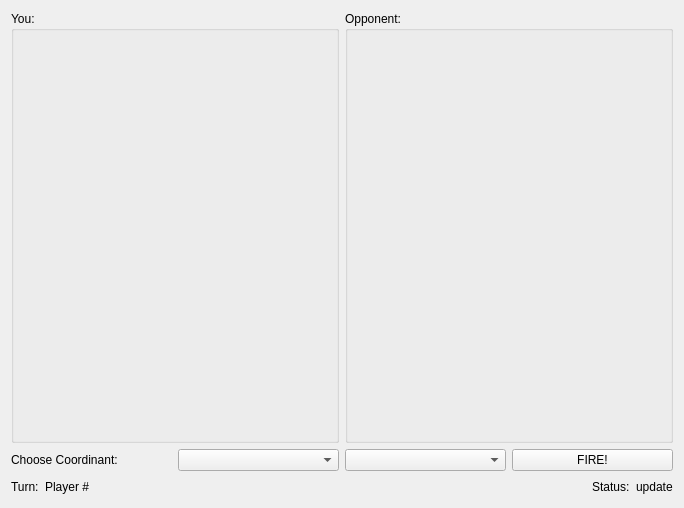
<?xml version="1.0" encoding="UTF-8"?>
<ui version="4.0">
 <class>fight</class>
 <widget class="QWidget" name="fight">
  <property name="geometry">
   <rect>
    <x>0</x>
    <y>0</y>
    <width>684</width>
    <height>508</height>
   </rect>
  </property>
  <property name="windowTitle">
   <string>Form</string>
  </property>
  <layout class="QVBoxLayout" name="verticalLayout_4">
   <item>
    <layout class="QVBoxLayout" name="fight_verticalLayout" stretch="1,0,0">
     <item>
      <layout class="QHBoxLayout" name="grid_horizontalLayout">
       <item>
        <widget class="QGroupBox" name="you_groupBox">
         <property name="title">
          <string>You:</string>
         </property>
         <layout class="QVBoxLayout" name="verticalLayout">
          <item>
           <widget class="Grid" name="you_grid" native="true"/>
          </item>
         </layout>
        </widget>
       </item>
       <item>
        <widget class="QGroupBox" name="opponent_groupBox">
         <property name="title">
          <string>Opponent:</string>
         </property>
         <layout class="QVBoxLayout" name="verticalLayout_2">
          <item>
           <widget class="Grid" name="opponent_grid" native="true"/>
          </item>
         </layout>
        </widget>
       </item>
      </layout>
     </item>
     <item>
      <layout class="QHBoxLayout" name="fire_horizontalLayout">
       <item>
        <widget class="QLabel" name="coord_label">
         <property name="text">
          <string>Choose Coordinant:</string>
         </property>
        </widget>
       </item>
       <item>
        <widget class="QComboBox" name="col_comboBox"/>
       </item>
       <item>
        <widget class="QComboBox" name="row_comboBox"/>
       </item>
       <item>
        <widget class="QPushButton" name="pushButton">
         <property name="text">
          <string>FIRE!</string>
         </property>
        </widget>
       </item>
      </layout>
     </item>
     <item>
      <layout class="QHBoxLayout" name="text_horizontalLayout">
       <item>
        <widget class="QLabel" name="turn_label">
         <property name="text">
          <string>Turn:</string>
         </property>
        </widget>
       </item>
       <item>
        <widget class="QLabel" name="playerTurn_label">
         <property name="text">
          <string>Player #</string>
         </property>
        </widget>
       </item>
       <item>
        <spacer name="horizontalSpacer">
         <property name="orientation">
          <enum>Qt::Horizontal</enum>
         </property>
         <property name="sizeHint" stdset="0">
          <size>
           <width>40</width>
           <height>20</height>
          </size>
         </property>
        </spacer>
       </item>
       <item>
        <widget class="QLabel" name="status_label">
         <property name="text">
          <string>Status:</string>
         </property>
        </widget>
       </item>
       <item>
        <widget class="QLabel" name="update_label">
         <property name="text">
          <string>update</string>
         </property>
        </widget>
       </item>
      </layout>
     </item>
    </layout>
   </item>
  </layout>
 </widget>
 <customwidgets>
  <customwidget>
   <class>Grid</class>
   <extends>QWidget</extends>
   <header>grid.h</header>
   <container>1</container>
  </customwidget>
 </customwidgets>
 <resources/>
 <connections/>
</ui>
